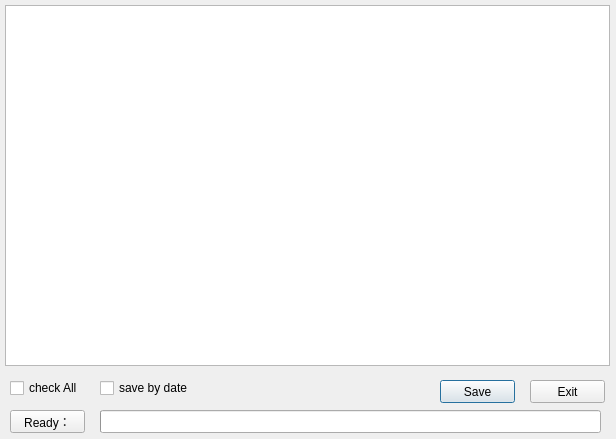
<?xml version="1.0" encoding="UTF-8"?>
<ui version="4.0">
 <class>SaveFileDlg</class>
 <widget class="QDialog" name="SaveFileDlg">
  <property name="geometry">
   <rect>
    <x>0</x>
    <y>0</y>
    <width>616</width>
    <height>439</height>
   </rect>
  </property>
  <property name="windowTitle">
   <string>Dialog</string>
  </property>
  <widget class="QTableWidget" name="tableWidget">
   <property name="geometry">
    <rect>
     <x>5</x>
     <y>5</y>
     <width>605</width>
     <height>361</height>
    </rect>
   </property>
  </widget>
  <widget class="QCheckBox" name="checkall">
   <property name="geometry">
    <rect>
     <x>10</x>
     <y>380</y>
     <width>71</width>
     <height>16</height>
    </rect>
   </property>
   <property name="text">
    <string>check All</string>
   </property>
  </widget>
  <widget class="QCheckBox" name="savebydate">
   <property name="geometry">
    <rect>
     <x>100</x>
     <y>380</y>
     <width>101</width>
     <height>16</height>
    </rect>
   </property>
   <property name="text">
    <string>save by date</string>
   </property>
  </widget>
  <widget class="QPushButton" name="btnsave">
   <property name="geometry">
    <rect>
     <x>440</x>
     <y>380</y>
     <width>75</width>
     <height>23</height>
    </rect>
   </property>
   <property name="text">
    <string>Save</string>
   </property>
  </widget>
  <widget class="QPushButton" name="btnexit">
   <property name="geometry">
    <rect>
     <x>530</x>
     <y>380</y>
     <width>75</width>
     <height>23</height>
    </rect>
   </property>
   <property name="text">
    <string>Exit</string>
   </property>
  </widget>
  <widget class="QPushButton" name="status">
   <property name="enabled">
    <bool>true</bool>
   </property>
   <property name="geometry">
    <rect>
     <x>10</x>
     <y>410</y>
     <width>75</width>
     <height>23</height>
    </rect>
   </property>
   <property name="text">
    <string>Ready：</string>
   </property>
  </widget>
  <widget class="QProgressBar" name="progressBar">
   <property name="geometry">
    <rect>
     <x>100</x>
     <y>410</y>
     <width>501</width>
     <height>23</height>
    </rect>
   </property>
   <property name="value">
    <number>0</number>
   </property>
   <property name="textVisible">
    <bool>false</bool>
   </property>
  </widget>
 </widget>
 <resources/>
 <connections/>
</ui>
